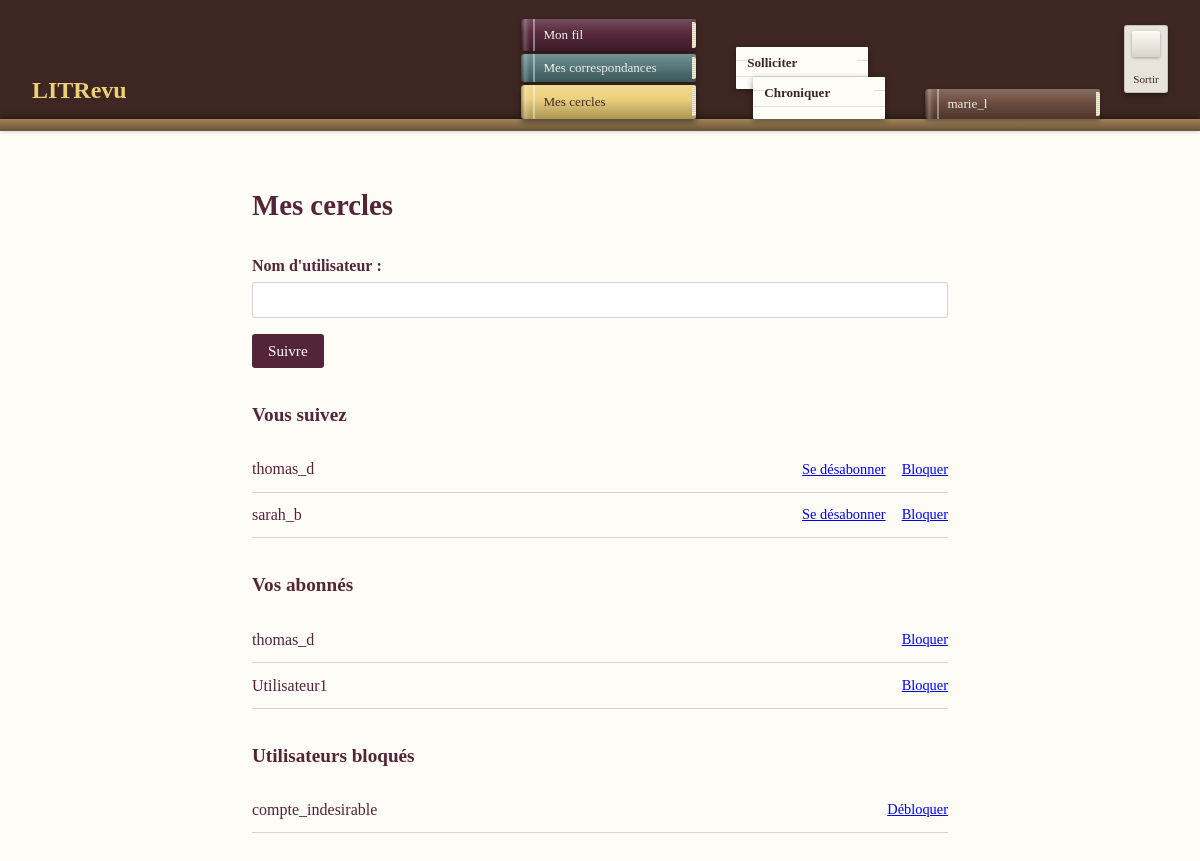
Page /follow/ (signed in) on the committed database.
### authentication/models.py (models this page shows)
class User(AbstractUser):
    pass

### reviews/models.py (models this page shows, shortened)
class UserFollows(models.Model):
    user = models.ForeignKey(
        settings.AUTH_USER_MODEL, on_delete=models.CASCADE, related_name='following'
    )
    followed_user = models.ForeignKey(
        settings.AUTH_USER_MODEL, on_delete=models.CASCADE, related_name='followed_by'
    )
    class Meta:
        unique_together = ('user', 'followed_user')

class UserBlocks(models.Model):
    user = models.ForeignKey(
        settings.AUTH_USER_MODEL, on_delete=models.CASCADE, related_name='blocking'
    )
    blocked_user = models.ForeignKey(
        settings.AUTH_USER_MODEL, on_delete=models.CASCADE, related_name='blocked_by'
    )
    class Meta:
        unique_together = ('user', 'blocked_user')

### reviews/views.py (the view, shortened to what this page needs)
# urls.py: path('follow/', views.follow_users, name='follow_users'),
@login_required
def follow_users(request):
    form = FollowUserForm()
    message = ''
    following = UserFollows.objects.filter(user=request.user)
    followers = UserFollows.objects.filter(followed_user=request.user)
    blocks = UserBlocks.objects.filter(user=request.user)
    return render(request, 'reviews/follow_users.html', {
        'form': form,
        'message': message,
        'following': following,
        'followers': followers,
        'blocks': blocks,
    })

### reviews/forms.py
class FollowUserForm(forms.Form):
    username = forms.CharField(max_length=150, label='Nom d\'utilisateur')

### reviews/templates/reviews/follow_users.html (shortened to what this page needs)
{% extends 'base.html' %}
{% block content %}
    <h1>Mes cercles</h1>
    <form method="post">
        {{ form.as_p }}
        <button type="submit">Suivre</button>
    </form>
    <h2>Vous suivez</h2>
    <ul class="liste-utilisateurs">
        {% for follow in following %}
            <li>
                {{ follow.followed_user.username }}
                <span class="actions-utilisateur">
                    <a href="{% url 'unfollow_user' follow.id %}">Se désabonner</a>
                    <a href="{% url 'block_user' follow.followed_user.id %}">Bloquer</a>
                </span>
            </li>
        {% empty %}
            <li>Vous ne suivez personne.</li>
        {% endfor %}
    </ul>
    <h2>Vos abonnés</h2>
    <ul class="liste-utilisateurs">
        {% for follow in followers %}
            <li>
                {{ follow.user.username }}
                <span class="actions-utilisateur">
                    <a href="{% url 'block_user' follow.user.id %}">Bloquer</a>
                </span>
            </li>
        {% empty %}
            <li>Personne ne vous suit.</li>
        {% endfor %}
    </ul>
    <h2>Utilisateurs bloqués</h2>
    <ul class="liste-utilisateurs">
        {% for block in blocks %}
            <li>
                {{ block.blocked_user.username }}
                <span class="actions-utilisateur">
                    <a href="{% url 'unblock_user' block.id %}">Débloquer</a>
                </span>
            </li>
        {% empty %}
            <li>Vous n'avez bloqué personne.</li>
        {% endfor %}
    </ul>
{% endblock %}

### templates/base.html (shortened to what this page needs)
{% load static %}
<!DOCTYPE html>
<html lang="fr">
<head>
    <link rel="stylesheet" href="{% static 'css/style.css' %}">
</head>
<body>
    <header>
        <a href="{% url 'home' %}" class="logo">LITRevu</a>
        {% if user.is_authenticated %}
            <nav aria-label="Navigation principale">
                <ul class="pile">
                    <li><a href="{% url 'flux' %}" class="livre-plat livre-1">Mon fil</a></li>
                    <li><a href="{% url 'my_posts' %}" class="livre-plat livre-2">Mes correspondances</a></li>
                    <li><a href="{% url 'follow_users' %}" class="livre-plat livre-3">Mes cercles</a></li>
                </ul>
                <ul class="courrier">
                    <li>
                        <a href="{% url 'create_ticket' %}" class="page">
                            <span class="page-titre">Solliciter</span>
                        </a>
                    </li>
                    <li>
                        <a href="{% url 'create_ticket_and_review' %}" class="page">
                            <span class="page-titre">Chroniquer</span>
                        </a>
                    </li>
                </ul>
                <div class="user-menu">
                    <span class="livre-plat livre-user">{{ user.username }}</span>
                    <form method="post" action="{% url 'logout' %}">
                        <button type="submit" class="interrupteur">Sortir</button>
                    </form>
                </div>
            </nav>
        {% endif %}
    </header>
    <main>
        {% block content %}{% endblock %}
    </main>
</body>
</html>

### rows in the picture
User: username "marie_l"
UserFollows: followed_user.username "thomas_d"
UserFollows: followed_user.username "sarah_b"
UserFollows: user.username "thomas_d"
UserFollows: user.username "Utilisateur1"
UserBlocks: blocked_user.username "compte_indesirable"
